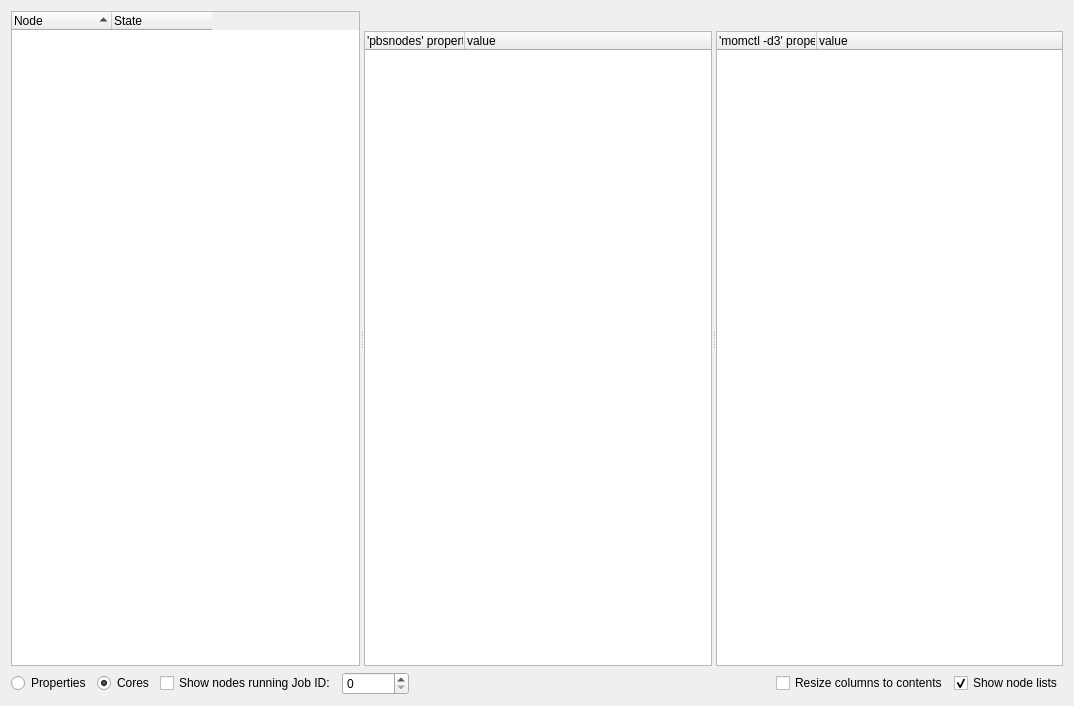
<?xml version="1.0" encoding="UTF-8"?>
<ui version="4.0">
 <class>PbsNodesTab</class>
 <widget class="QWidget" name="PbsNodesTab">
  <property name="geometry">
   <rect>
    <x>0</x>
    <y>0</y>
    <width>1074</width>
    <height>706</height>
   </rect>
  </property>
  <property name="windowTitle">
   <string>Form</string>
  </property>
  <layout class="QVBoxLayout" name="verticalLayout_3">
   <item>
    <widget class="QSplitter" name="splitter_2">
     <property name="orientation">
      <enum>Qt::Horizontal</enum>
     </property>
     <widget class="QTreeWidget" name="treeWidget_Nodes">
      <property name="alternatingRowColors">
       <bool>true</bool>
      </property>
      <property name="selectionMode">
       <enum>QAbstractItemView::ExtendedSelection</enum>
      </property>
      <property name="selectionBehavior">
       <enum>QAbstractItemView::SelectItems</enum>
      </property>
      <property name="sortingEnabled">
       <bool>true</bool>
      </property>
      <attribute name="headerHighlightSections">
       <bool>false</bool>
      </attribute>
      <attribute name="headerStretchLastSection">
       <bool>false</bool>
      </attribute>
      <column>
       <property name="text">
        <string>Node</string>
       </property>
      </column>
      <column>
       <property name="text">
        <string>State</string>
       </property>
      </column>
     </widget>
     <widget class="QSplitter" name="splitter">
      <property name="orientation">
       <enum>Qt::Horizontal</enum>
      </property>
      <widget class="QWidget" name="layoutWidget">
       <layout class="QVBoxLayout" name="verticalLayout">
        <item>
         <widget class="QLabel" name="label_Title_NodeInfo">
          <property name="font">
           <font>
            <weight>75</weight>
            <bold>true</bold>
           </font>
          </property>
          <property name="text">
           <string/>
          </property>
         </widget>
        </item>
        <item>
         <widget class="QTreeWidget" name="treeWidget_NodeInfo">
          <property name="uniformRowHeights">
           <bool>true</bool>
          </property>
          <column>
           <property name="text">
            <string>'pbsnodes' property</string>
           </property>
          </column>
          <column>
           <property name="text">
            <string>value</string>
           </property>
          </column>
         </widget>
        </item>
       </layout>
      </widget>
      <widget class="QWidget" name="layoutWidget">
       <layout class="QVBoxLayout" name="verticalLayout_2">
        <item>
         <widget class="QLabel" name="label_Title_MomCtl">
          <property name="font">
           <font>
            <weight>75</weight>
            <bold>true</bold>
           </font>
          </property>
          <property name="text">
           <string/>
          </property>
         </widget>
        </item>
        <item>
         <widget class="QTreeWidget" name="treeWidget_MomCtl">
          <column>
           <property name="text">
            <string>'momctl -d3' property</string>
           </property>
          </column>
          <column>
           <property name="text">
            <string>value</string>
           </property>
          </column>
         </widget>
        </item>
       </layout>
      </widget>
     </widget>
    </widget>
   </item>
   <item>
    <layout class="QHBoxLayout" name="horizontalLayout">
     <item>
      <widget class="QRadioButton" name="radioButton_ShowProperties">
       <property name="text">
        <string>Properties</string>
       </property>
      </widget>
     </item>
     <item>
      <widget class="QRadioButton" name="radioButton_ShowCores">
       <property name="text">
        <string>Cores</string>
       </property>
       <property name="checked">
        <bool>true</bool>
       </property>
      </widget>
     </item>
     <item>
      <widget class="QCheckBox" name="checkBox_ShowNodesRunningJobID">
       <property name="text">
        <string>Show nodes running Job ID:</string>
       </property>
      </widget>
     </item>
     <item>
      <widget class="QSpinBox" name="spinBox_JobID">
       <property name="maximum">
        <number>999999999</number>
       </property>
      </widget>
     </item>
     <item>
      <spacer name="horizontalSpacer">
       <property name="orientation">
        <enum>Qt::Horizontal</enum>
       </property>
       <property name="sizeHint" stdset="0">
        <size>
         <width>40</width>
         <height>20</height>
        </size>
       </property>
      </spacer>
     </item>
     <item>
      <widget class="QCheckBox" name="checkBox_ResizeColumnsToContents">
       <property name="text">
        <string>Resize columns to contents</string>
       </property>
      </widget>
     </item>
     <item>
      <widget class="QCheckBox" name="checkBox_ShowNodeDetailsLists">
       <property name="text">
        <string>Show node lists</string>
       </property>
       <property name="checked">
        <bool>true</bool>
       </property>
      </widget>
     </item>
    </layout>
   </item>
  </layout>
  <action name="actionShow_Nodes_Job_Is_Running_On">
   <property name="text">
    <string>Show Nodes Running This Job</string>
   </property>
  </action>
  <action name="actionClear_Nodes_Job_Is_Running_On">
   <property name="text">
    <string>Clear Nodes Job Is Running On</string>
   </property>
  </action>
  <action name="actionStart_MOM">
   <property name="text">
    <string>Start MOM</string>
   </property>
   <property name="toolTip">
    <string>Start MOM</string>
   </property>
  </action>
  <action name="actionStop_MOM">
   <property name="text">
    <string>Stop MOM</string>
   </property>
   <property name="toolTip">
    <string>Stop MOM</string>
   </property>
  </action>
  <action name="actionMomctl_q">
   <property name="text">
    <string>momctl -q</string>
   </property>
  </action>
  <action name="actionMark_node_as_OFFLINE">
   <property name="text">
    <string>Mark node as OFFLINE</string>
   </property>
  </action>
  <action name="actionClear_OFFLINE_Node">
   <property name="text">
    <string>Clear OFFLINE From Node</string>
   </property>
   <property name="toolTip">
    <string>Clear OFFLINE From Node</string>
   </property>
  </action>
  <action name="actionStart_MOM_2">
   <property name="text">
    <string>Start MOM</string>
   </property>
   <property name="toolTip">
    <string>Start MOM</string>
   </property>
  </action>
  <action name="actionStop_MOM_2">
   <property name="text">
    <string>Stop MOM</string>
   </property>
   <property name="toolTip">
    <string>Stop MOM</string>
   </property>
  </action>
  <action name="actionMark_node_as_OFFLINE_2">
   <property name="text">
    <string>Mark node as OFFLINE</string>
   </property>
  </action>
  <action name="actionClear_OFFLINE_Node_2">
   <property name="text">
    <string>Clear OFFLINE From Node</string>
   </property>
   <property name="toolTip">
    <string>Clear OFFLINE From Node</string>
   </property>
  </action>
  <action name="actionAdd_Note">
   <property name="text">
    <string>Add Note...</string>
   </property>
   <property name="toolTip">
    <string>Add Note</string>
   </property>
  </action>
  <action name="actionRemove_Note">
   <property name="text">
    <string>Remove Note</string>
   </property>
  </action>
  <action name="actionAdd_Note_2">
   <property name="text">
    <string>Add Note...</string>
   </property>
   <property name="toolTip">
    <string>Add Note</string>
   </property>
  </action>
  <action name="actionRemove_Note_2">
   <property name="text">
    <string>Remove Note</string>
   </property>
  </action>
  <action name="actionLog_Viewer">
   <property name="text">
    <string>Log Viewer...</string>
   </property>
  </action>
  <action name="actionLog_Viewer_2">
   <property name="text">
    <string>Log Viewer...</string>
   </property>
  </action>
  <action name="actionNo_op">
   <property name="text">
    <string>No Op</string>
   </property>
  </action>
  <action name="actionStart_MOM_Head_node">
   <property name="text">
    <string>Start MOM (Head node)</string>
   </property>
   <property name="toolTip">
    <string>Start MOM (Head node)</string>
   </property>
  </action>
  <action name="actionStart_MOM_Head_node_2">
   <property name="text">
    <string>Start MOM (Head node)</string>
   </property>
   <property name="toolTip">
    <string>Start MOM (Head node)</string>
   </property>
  </action>
  <action name="actionStop_MOM_Head_node">
   <property name="text">
    <string>Stop MOM (Head node)</string>
   </property>
   <property name="toolTip">
    <string>Stop MOM (Head node)</string>
   </property>
  </action>
  <action name="actionStop_MOM_Head_node_2">
   <property name="text">
    <string>Stop MOM (Head node)</string>
   </property>
   <property name="toolTip">
    <string>Stop MOM (Head node)</string>
   </property>
  </action>
  <action name="actionHighlight_all_occurances_of_JobID">
   <property name="text">
    <string>Highlight all occurances of JobID</string>
   </property>
  </action>
 </widget>
 <resources/>
 <connections/>
</ui>
